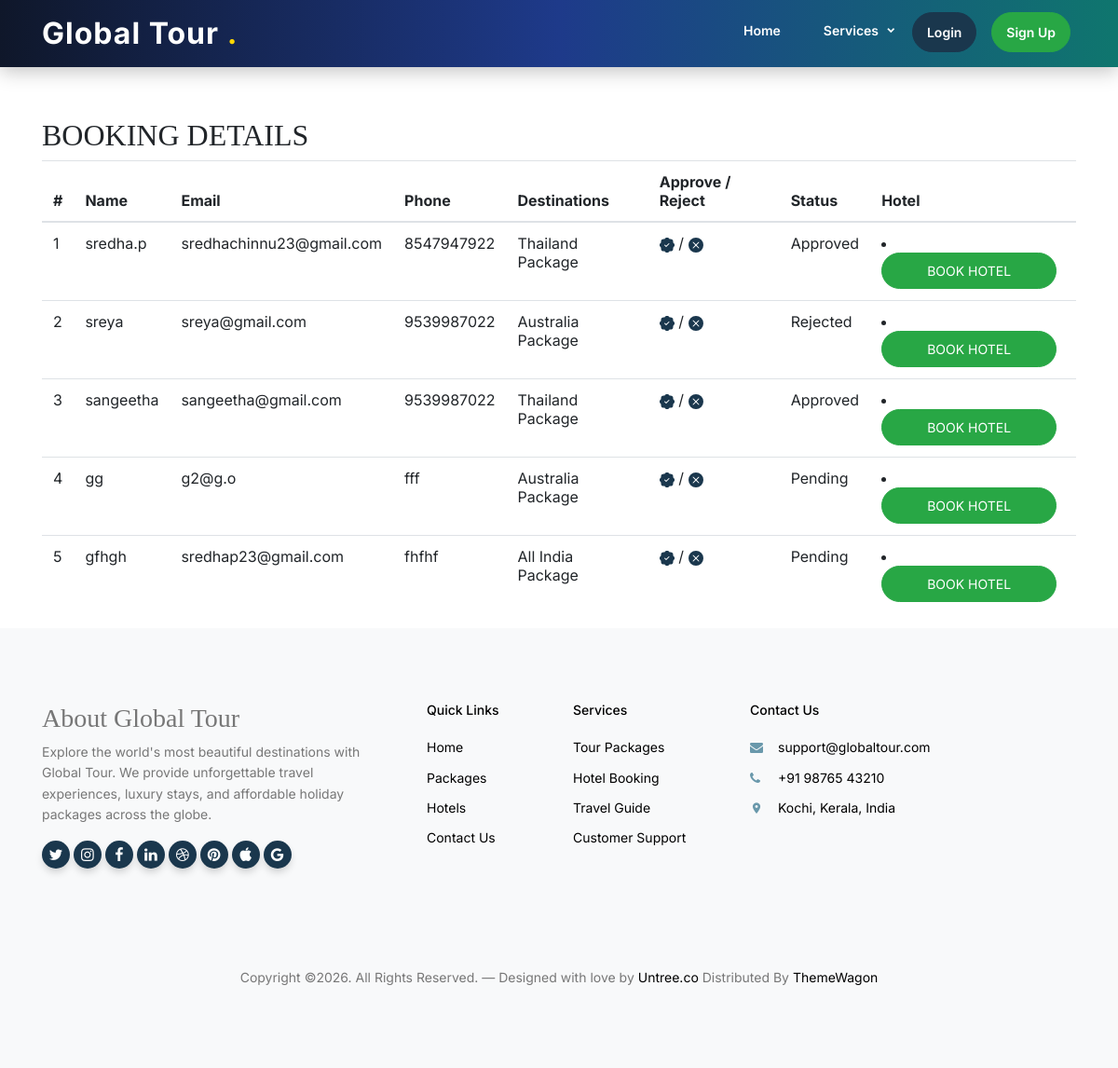
Screenshot of /booking_view with the database file from the repository.
### user_app/models.py (models this page shows)
class booking_app(models.Model):
     user_name=models.CharField(max_length=100)
     user_email=models.EmailField()
     user_phone=models.CharField(max_length=15)
     user_destination=models.CharField(max_length=100)
     status=models.CharField( max_length=20,default='Pending')

### admin_app/views.py (the view)
# urls.py: path('booking_view',views.booking_view,name='booking_view'),
def booking_view(reequest):
    bk_data=booking_app.objects.all()
    return render(reequest,'booking_view.html',{'result':bk_data})

### templates/booking_view.html (shortened to what this page needs)
{% load static %}
{% include 'header.html' %}
<div class="container">
    <h2>BOOKING DETAILS</h2>
    <table class="table">
  <thead>
    <tr>
      <th scope="col">#</th>
      <th scope="col">Name</th>
      <th scope="col">Email</th>
      <th scope="col">Phone</th>
      <th scope="col">Destinations</th>
      <th scope="col">Approve / Reject</th>
      <th scope="col">Status</th>
      <th scope="col">Hotel</th>
    </tr>
  </thead>
  <tbody>
    {% for i in result %}
    <tr>
      <td>{{i.id}}</td>
      <td>{{i.user_name}}</td>
      <td>{{i.user_email}}</td>
      <td>{{i.user_phone}}</td>
      <td>{{i.user_destination}}</td>
      <td>
        <a href="{% url 'approve_booking' i.id %}"></a> /
      <a href="{% url 'reject_booking' i.id %}"></a>
      </td>
      <td>{{i.status}}</td>
      <td><li><a href="hotel_booking"><button  class="btn btn-success px-5 py-2">BOOK HOTEL</button></a></li></td>
    </tr>
     {% endfor %}
  </tbody>
</table>
</div>
{% include 'footer.html' %}

### templates/header.html (shortened to what this page needs)
{% load static %}
<html lang="en">
<head>
	<link rel="stylesheet" href="{% static 'css/bootstrap.min.css' %}">
	<link rel="stylesheet" href="{% static 'css/owl.carousel.min.css' %}">
	<link rel="stylesheet" href="{% static 'css/owl.theme.default.min.css' %}">
	<link rel="stylesheet" href="{% static 'css/jquery.fancybox.min.css' %}">
	<link rel="stylesheet" href="{% static 'fonts/icomoon/style.css' %}">
	<link rel="stylesheet" href="{% static 'fonts/flaticon/font/flaticon.css' %}">
	<link rel="stylesheet" href="{% static 'css/daterangepicker.css' %}">
	<link rel="stylesheet" href="{% static 'css/aos.css' %}">
	<link rel="stylesheet" href="{% static 'css/style.css' %}">
</head>
<body>
	<nav  style="background:rgba(60, 108, 114, 0.9);
    backdrop-filter:blur(25px); padding: 10px;" class="site-nav" >
		<div class="container">
			<div class="site-navigation">
				<a href="index.html" class="logo m-0">Global Tour <span class="text-primary">.</span></a>
				<ul class="js-clone-nav d-none d-lg-inline-block text-left site-menu float-right">
    {% if request.session.admin %}
<li><a href="{% url 'home' %}">Home</a></li>
<li><a href="{% url 'add_package' %}">Add Package</a></li>
<li><a href="{% url 'ad_package_view' %}">View Package</a></li>
<li><a href="{% url 'booking_view' %}">Booking Details</a></li>
<li><a href="{% url 'contact_us_view' %}">Contact Details</a></li>
<li><a href="{% url 'ad_hbooking_view' %}"><b>Final Booking Details</b></a></li>
<li>
    <a href="{% url 'logout' %}" class="btn btn-danger text-white">Logout</a>
</li>
{% else %}
<li><a href="{% url 'home' %}">Home</a></li>
<li class="has-children">
    <a href="#">Services</a>
</li>
<li>
    <a href="{% url 'login' %}" class="btn btn-primary text-white">Login</a>
</li>
<li>
    <a href="{% url 'register' %}" class="btn btn-success text-white">Sign Up</a>
</li>
{% endif %}
</ul>
			</div>
		</div>
	</nav><br><br><br><br><br><br>

### templates/footer.html (shortened to what this page needs)
 {% load static %}
 <div class="site-footer">
		<div class="inner first">
			<div class="container">
				<div class="row">
					<div class="col-md-6 col-lg-4">
						<h3 class="heading">About Global Tour</h3>
						                            <p>
                                                         Explore the world's most beautiful destinations with Global Tour.
                                                           We provide unforgettable travel experiences, luxury stays, and
                                                           affordable holiday packages across the globe.</p>
						<div class="widget">
							<ul class="list-unstyled social">
								<li><a href="#"><span class="icon-twitter"></span></a></li>
								<li><a href="#"><span class="icon-instagram"></span></a></li>
								<li><a href="#"><span class="icon-facebook"></span></a></li>
								<li><a href="#"><span class="icon-linkedin"></span></a></li>
								<li><a href="#"><span class="icon-dribbble"></span></a></li>
								<li><a href="#"><span class="icon-pinterest"></span></a></li>
								<li><a href="#"><span class="icon-apple"></span></a></li>
								<li><a href="#"><span class="icon-google"></span></a></li>
							</ul>
						</div>
					</div>
					<div class="col-md-6 col-lg-2 pl-lg-5">
						<div class="widget">
							<h3 class="heading">Quick Links</h3>
                            <ul class="links list-unstyled">
                            <li><a href="home">Home</a></li>
                             <li><a href="view_packages">Packages</a></li>
                             <li><a href="hotel_index">Hotels</a></li>
                               <li><a href="contact_us">Contact Us</a></li>
                                 </ul>
						</div>
					</div>
					<div class="col-md-6 col-lg-2">
						<div class="widget">
							<h3 class="heading">Services</h3>
                           <ul class="links list-unstyled">
                           <li><a href="#">Tour Packages</a></li>
                             <li><a href="#">Hotel Booking</a></li>
                             <li><a href="#">Travel Guide</a></li>
                             <li><a href="#">Customer Support</a></li>
                            </ul>
						</div>
					</div>
					<div class="col-md-6 col-lg-4">
						<div class="widget">
							<h3 class="heading">Contact Us</h3>
                                         <ul class="list-unstyled quick-info links">
											 <li class="email"><a href="#">support@globaltour.com</a></li>
                                        <li class="phone"> <a href="#">+91 98765 43210</a> </li>
                                        <li class="address"><a href="#">Kochi, Kerala, India</a></li>
                                   </ul>
						</div>
					</div>
				</div>
			</div>
		</div>
		<div class="inner dark">
			<div class="container">
				<div class="row text-center">
					<div class="col-md-8 mb-3 mb-md-0 mx-auto">
						<p>Copyright &copy;. All Rights Reserved. &mdash; Designed with love by <a href="https://untree.co" class="link-highlight">Untree.co</a> Distributed By <a href="https://themewagon.com" target="_blank" >ThemeWagon</a>
						</p>
					</div>
				</div>
			</div>
		</div>
	</div>
</body>
</html>

### static/css/style.css (style rules this page uses)
body { font-family: "Inter", sans-serif; line-height: 1.5; background: #ffffff; overflow-x: hidden; font-size: 14px; }
body:before { content: ""; position: fixed; top: 0; left: 0; z-index: 99; right: 0; bottom: 0; background: rgba(0, 0, 0, 0.2); opacity: 0; visibility: hidden; -webkit-transition: .3s all ease; -o-transition: .3s all ease; transition: .3s all ease; }
a { color: #1A374D; -webkit-transition: .3s all ease; -o-transition: .3s all ease; transition: .3s all ease; }
.text-primary { color: #1A374D !important; }
h1, .h1, h2, .h2, h3, .h3, h4, .h4 { font-family: "Source Serif Pro", serif; }
.btn { padding-top: 12px; padding-bottom: 12px; padding-left: 30px; padding-right: 30px; border-radius: 30px; font-size: 14px; }
.btn.btn-primary { background: #1A374D; border-color: #1A374D; }
.logo { font-size: 24px; color: #ffffff; font-weight: 700; }
.site-nav { position: absolute; top: 0; z-index: 9; width: 100%; }
.site-nav { padding-top: 20px; padding-bottom: 20px; }
.site-nav .site-navigation .site-menu { margin-bottom: 0; }
.site-nav .site-navigation .site-menu > li { display: inline-block; }
.site-nav .site-navigation .site-menu > li > a { font-size: 14px; padding: 10px 15px; display: inline-block; text-decoration: none !important; color: rgba(255, 255, 255, 0.7); }
.site-nav .site-navigation .site-menu .has-children { position: relative; }
.site-nav .site-navigation .site-menu .has-children > a { position: relative; padding-right: 20px; }
.site-nav .site-navigation .site-menu .has-children > a:before { position: absolute; content: "\e313"; font-size: 14px; top: 50%; right: 0; -webkit-transform: translateY(-50%); -ms-transform: translateY(-50%); transform: translateY(-50%); font-family: 'icomoon'; }
.site-mobile-menu .site-nav-wrap { padding: 0; margin: 0; list-style: none; position: relative; }
.site-mobile-menu .site-nav-wrap a { padding: 5px 20px; display: block; position: relative; color: #000000; }
.site-mobile-menu .site-nav-wrap li { position: relative; display: block; }
.site-mobile-menu .site-nav-wrap > li { display: block; position: relative; float: left; width: 100%; }
.site-mobile-menu .site-nav-wrap > li > a { padding-left: 20px; font-size: 14px; }
.site-footer { font-size: 14px; color: #777; line-height: 1.6; }
.site-footer .inner { padding-top: 0px; padding-bottom: 70px; background: #f8f9fa; }
.site-footer .inner.first { padding-top: 80px; }
.site-footer a { color: #000000; }
.site-footer .widget { margin-bottom: 30px; }
.site-footer .widget h3 { font-size: 14px; margin-bottom: 20px; color: #000000; font-family: "Inter", sans-serif; }
.site-footer .widget .social li { display: inline-block; }
.site-footer .widget .social li a { width: 30px; height: 30px; border-radius: 50%; background: #1A374D; display: inline-block; position: relative; color: #ffffff; -webkit-box-shadow: 0 5px 10px -2px rgba(0, 0, 0, 0.2); box-shadow: 0 5px 10px -2px rgba(0, 0, 0, 0.2); }
.site-footer .widget .social li a span { font-size: 16px; position: absolute; top: 50%; left: 50%; -webkit-transform: translate(-50%, -50%); -ms-transform: translate(-50%, -50%); transform: translate(-50%, -50%); }
.site-footer .widget .links li { display: block; margin-bottom: 10px; }
.site-footer .widget .links li a { color: #000000; }
.site-footer ul.quick-info li { position: relative; padding-left: 30px; }
.site-footer ul.quick-info li:before { left: 0; position: absolute; content: ""; font-family: 'icomoon'; color: #6998AB; }
.site-footer ul.quick-info li.email:before { content: "\f0e0"; }
.site-footer ul.quick-info li.phone:before { content: "\f095"; }
.site-footer ul.quick-info li.address:before { content: "\e8b4"; }

### templates/header.html (style rules this page uses)
.site-nav { background: linear-gradient( 90deg, #0f172a, #1e3a8a, #0f766e ) !important; padding: 12px 0 !important; box-shadow: 0 4px 20px rgba(0,0,0,0.25); }
.logo { font-size: 32px !important; font-weight: 700 !important; color: #ffffff !important; text-decoration: none !important; letter-spacing: 1px; }
.logo span { color: #ffd700 !important; }
.site-menu li { margin: 0 6px; }
.site-menu li a { color: #ffffff !important; font-size: 16px; font-weight: 600; padding: 10px 18px; border-radius: 30px; transition: all 0.3s ease; }
.btn-primary { border-radius: 25px !important; }
.btn-success { border-radius: 25px !important; }

### rows the page displays
booking_app: id "1", user_name "sredha.p", user_email "sredhachinnu23@gmail.com", user_phone "8547947922", user_destination "Thailand Package", status "Approved"
booking_app: id "2", user_name "sreya", user_email "sreya@gmail.com", user_phone "9539987022", user_destination "Australia Package", status "Rejected"
booking_app: id "3", user_name "sangeetha", user_email "sangeetha@gmail.com", user_phone "9539987022", user_destination "Thailand Package", status "Approved"
booking_app: id "4", user_name "gg", user_email "g2@g.o", user_phone "fff", user_destination "Australia Package", status "Pending"
booking_app: id "5", user_name "gfhgh", user_email "sredhap23@gmail.com", user_phone "fhfhf", user_destination "All India Package", status "Pending"
